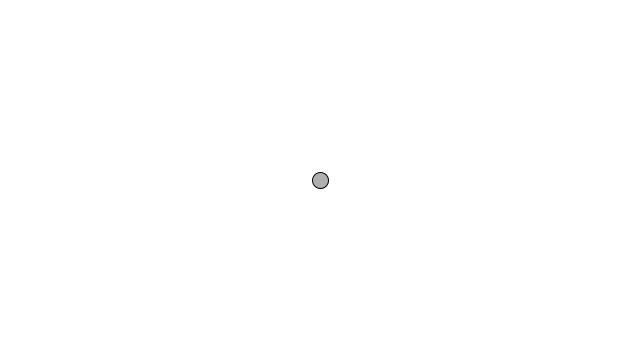
Frame 1 (no input)
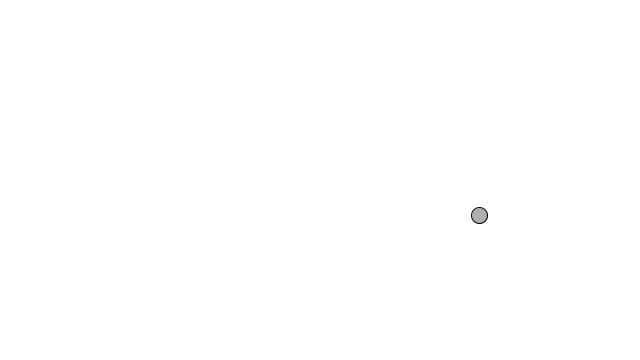
Frame 60 (the mouse pressed at the canvas centre just before this capture)
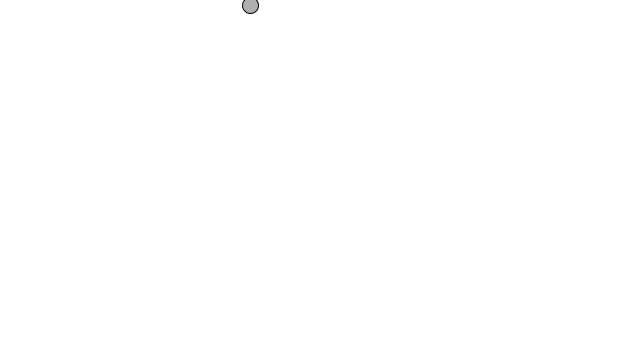
Frame 120 (the mouse held since frame 60 and released just before this capture)

The Processing sketch that drew these frames (run headless with seeded random() and noise(); from frame 60 on, the mouse is pressed at the canvas centre):

// Processing sketch: ejemplo1_9
// ── ejemplo1_9.pde
/*
 Ejemplo 1.9: Movimiento 101 (velocidad y aceleración aleatoria)
 The Nature of Code por Nathan Shiffman
 http://github.com/shiffman/the-Nature-of-Code
 
 La Naturaleza del Código
 traducido por Sergio Majluf, Nicolás Troncoso
 y estudiantes de Diseño UDD
 http://github.com/disenoudd/the-Nature-of-Code
 */

// Declarar objeto Movedor
Movedor movedor;

void setup() {
  size(640, 360);
  // Crear objeto Movedor
  movedor = new Movedor();
}
void draw() {
  background(255);

  // Llamar las funciones del objeto Movedor
  movedor.actualizar();
  movedor.revisarBordes();
  movedor.mostrar();
}

class Movedor {
  // El objeto tiene dos PVectores: posicion y velocidad.
  PVector posicion;
  PVector velocidad;

  // La aceleración es clave!
  PVector aceleracion;

  //La variable veloMax limitará la magnitud de velocidad.
  float veloMax;

  Movedor() {
    posicion = new PVector(width/2, height/2);
    velocidad = new PVector(0, 0);
    aceleracion = new PVector(-0.001, 0.01);
    veloMax = 10;
  }

  void actualizar() {
    // La función random2D() devolverá un PVector de largo 1,
    // apuntando a una dirección aleatoria.
    aceleracion = PVector.random2D();

    velocidad.add(aceleracion);
    velocidad.limit(veloMax);
    posicion.add(velocidad);
  }

  void mostrar() {
    stroke(0);
    fill(175);
    // Ahora mostramos el Movedor.
    ellipse(posicion.x, posicion.y, 16, 16);
  }

  void revisarBordes() {
    // Cuando lega a un borde, configura la posición para el borde opuesto.
    if (posicion.x > width) {
      posicion.x = 0;
    } else if (posicion.x < 0) {
      posicion.x = width;
    }

    if (posicion.y > height) {
      posicion.y = 0;
    } else if (posicion.y < 0) {
      posicion.y = height;
    }
  }
}
